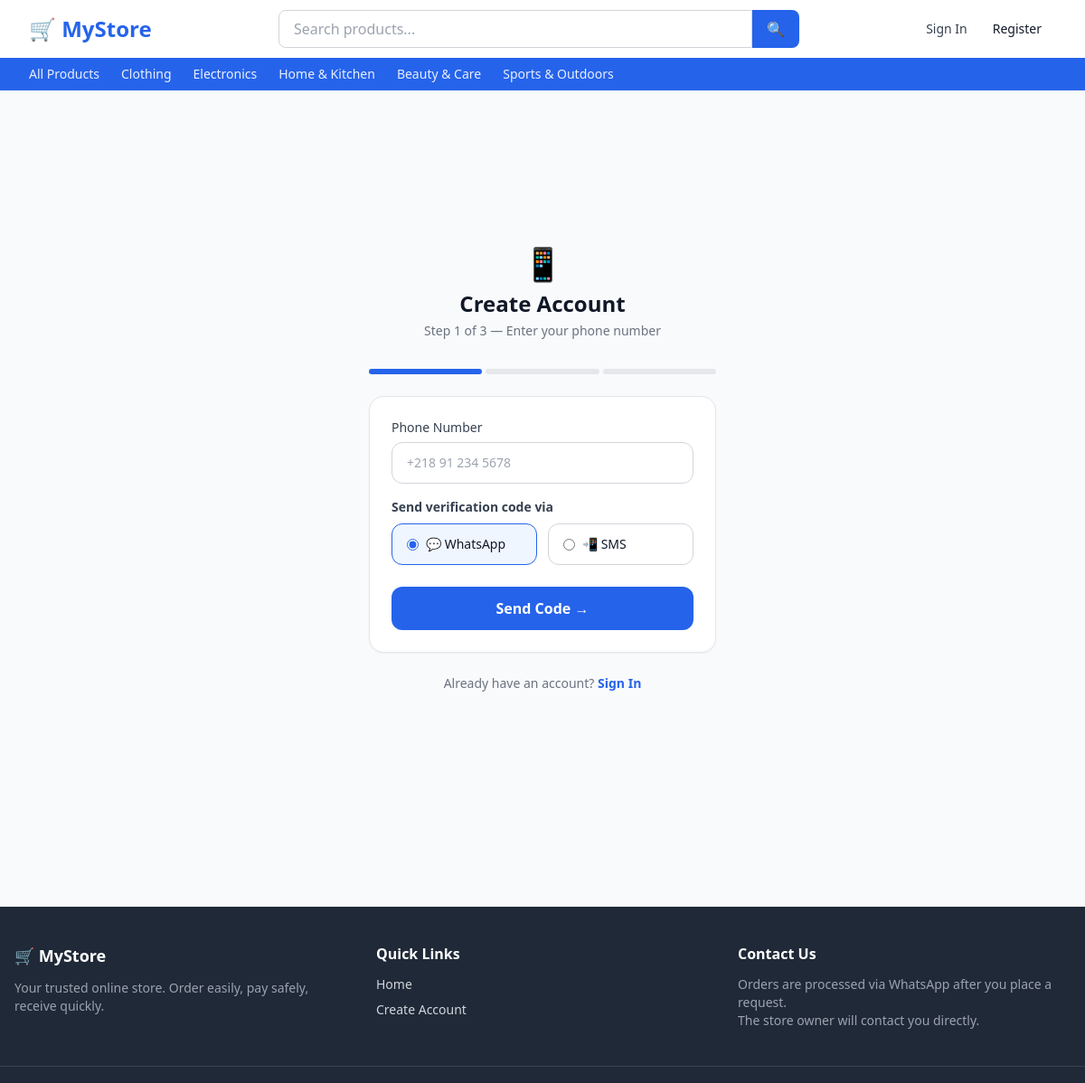
Page /accounts/register/ on the committed database.
### catalog/models.py (models this page shows, shortened)
class Category(models.Model):
    name = models.CharField(max_length=100)
    slug = models.SlugField(max_length=120, unique=True, blank=True)
    description = models.TextField(blank=True)
    image = models.ImageField(upload_to="categories/", blank=True, null=True)
    parent = models.ForeignKey(
        "self",
        null=True,
        blank=True,
        on_delete=models.SET_NULL,
        related_name="children",
    )
    order = models.PositiveIntegerField(default=0, help_text="Display order on homepage")
    is_active = models.BooleanField(default=True)
    created_at = models.DateTimeField(auto_now_add=True)
    class Meta:
        verbose_name = "Category"
        verbose_name_plural = "Categories"
        ordering = ["order", "name"]
    def get_absolute_url(self):
        from django.urls import reverse
        return reverse("catalog:category", kwargs={"slug": self.slug})

### accounts/views.py (the view)
# urls.py: path("register/", views.register_step1, name="register_step1"),
def register_step1(request):
    if request.user.is_authenticated:
        return redirect("/")
    if request.method == "POST":
        form = RegistrationStep1Form(request.POST)
        if form.is_valid():
            phone = form.cleaned_data["phone"]
            channel = form.cleaned_data["otp_channel"]
            otp = OTPCode.objects.create(
                phone=phone,
                purpose=OTPCode.OTP_PURPOSE_REGISTER,
                channel=channel,
            )
            send_otp(phone, otp.code, channel)
            request.session["reg_phone"] = phone
            request.session["reg_channel"] = channel
            messages.info(
                request,
                f"Verification code sent to {phone} via {channel.title()}.",
            )
            return redirect("accounts:register_step2")
    else:
        form = RegistrationStep1Form()
    return render(request, "accounts/register_step1.html", {"form": form})

### accounts/forms.py (shortened to what this page needs)
class RegistrationStep1Form(forms.Form):
    phone = forms.CharField(
        max_length=20,
        validators=[phone_validator],
        widget=forms.TextInput(attrs={
            "placeholder": "+218 91 234 5678",
            "class": "input-field",
            "autofocus": True,
        }),
        label="Phone Number",
    )
    otp_channel = forms.ChoiceField(
        choices=[("whatsapp", "WhatsApp"), ("sms", "SMS")],
        initial="whatsapp",
        widget=forms.RadioSelect(attrs={"class": "radio-field"}),
        label="Send verification via",
    )

### catalog/context_processors.py (called while the page is built)
def nav_categories(request):
    categories = Category.objects.filter(is_active=True, parent=None).order_by("order", "name")
    return {"nav_categories": categories}

### templates/accounts/register_step1.html (shortened to what this page needs)
{% extends "base.html" %}
{% block content %}
<div class="min-h-[70vh] flex items-center justify-center px-4 py-12">
  <div class="w-full max-w-sm">
    <div class="text-center mb-8">
      <p class="text-4xl mb-2">📱</p>
      <h1 class="text-2xl font-bold text-gray-900">Create Account</h1>
      <p class="text-gray-500 text-sm mt-1">Step 1 of 3 — Enter your phone number</p>
    </div>
    <div class="flex gap-1 mb-6">
      <div class="h-1.5 flex-1 rounded-full bg-primary"></div>
      <div class="h-1.5 flex-1 rounded-full bg-gray-200"></div>
      <div class="h-1.5 flex-1 rounded-full bg-gray-200"></div>
    </div>
    <div class="bg-white rounded-2xl border border-gray-200 p-6 shadow-sm">
      <form method="post" action="{% url 'accounts:register_step1' %}">
        <div class="mb-4">
          <label class="block text-sm font-medium text-gray-700 mb-1.5">Phone Number</label>
          <input type="tel" name="phone"
                 value="{{ form.phone.value|default:'' }}"
                 placeholder="+218 91 234 5678"
                 autofocus
                 class="w-full border {% if form.phone.errors %}border-red-400{% else %}border-gray-300{% endif %} rounded-xl px-4 py-3 focus:outline-none focus:ring-2 focus:ring-primary text-sm" />
        </div>
        <div class="mb-6">
          <label class="block text-sm font-semibold text-gray-700 mb-2">Send verification code via</label>
          <div class="flex gap-3">
            <label class="flex-1 flex items-center gap-2 border border-gray-300 rounded-xl px-4 py-3 cursor-pointer has-[:checked]:border-primary has-[:checked]:bg-blue-50 transition">
              <input type="radio" name="otp_channel" value="whatsapp" checked class="accent-primary" />
              <span class="text-sm font-medium">💬 WhatsApp</span>
            </label>
            <label class="flex-1 flex items-center gap-2 border border-gray-300 rounded-xl px-4 py-3 cursor-pointer has-[:checked]:border-primary has-[:checked]:bg-blue-50 transition">
              <input type="radio" name="otp_channel" value="sms" class="accent-primary" />
              <span class="text-sm font-medium">📲 SMS</span>
            </label>
          </div>
        </div>
        <button type="submit"
                class="w-full bg-primary hover:bg-blue-700 text-white font-bold py-3 rounded-xl transition-colors">
          Send Code →
        </button>
      </form>
    </div>
    <p class="text-center text-sm text-gray-500 mt-6">
      Already have an account?
      <a href="{% url 'accounts:login' %}" class="text-primary font-semibold hover:underline">Sign In</a>
    </p>
  </div>
</div>
{% endblock %}

### templates/base.html (shortened to what this page needs)
<!DOCTYPE html>
<html lang="en" dir="ltr">
<head>
  <script src="https://cdn.tailwindcss.com"></script>
</head>
<body class="bg-gray-50 text-gray-900 min-h-screen flex flex-col" hx-boost="false">
  <header class="bg-white shadow-sm sticky top-0 z-50">
    <nav class="max-w-7xl mx-auto px-4 sm:px-6 lg:px-8 h-16 flex items-center justify-between gap-4">
      <a href="{% url 'catalog:homepage' %}" class="text-2xl font-bold text-primary whitespace-nowrap">
        🛒 MyStore
      </a>
      <form method="get" action="/" class="flex-1 max-w-xl hidden sm:flex">
        <input type="text" name="q" placeholder="Search products..."
               class="w-full border border-gray-300 rounded-l-lg px-4 py-2 focus:outline-none focus:ring-2 focus:ring-primary" />
        <button type="submit" class="bg-primary text-white px-4 rounded-r-lg hover:bg-primary-dark transition">
          🔍
        </button>
      </form>
      <div class="flex items-center gap-3 shrink-0">
        {% if user.is_authenticated %}
          <a href="{% url 'orders:cart' %}" class="relative" title="Cart">
            <span class="text-2xl">🛍️</span>
            <span id="cart-count"
                  class="absolute -top-1 -right-1 bg-accent text-white text-xs font-bold rounded-full w-5 h-5 flex items-center justify-center">
              {% if user.cart.items.count %}{{ user.cart.items.count }}{% else %}0{% endif %}
            </span>
          </a>
          <div x-data="{ open: false }" class="relative">
            <button @click="open = !open" class="flex items-center gap-1 text-gray-700 hover:text-primary font-medium">
              <span class="text-sm">{{ user.get_short_name }}</span>
              <svg class="w-4 h-4" fill="none" stroke="currentColor" viewBox="0 0 24 24">
                <path stroke-linecap="round" stroke-linejoin="round" stroke-width="2" d="M19 9l-7 7-7-7" />
              </svg>
            </button>
            <div x-show="open" @click.outside="open = false" x-cloak
                 class="absolute right-0 mt-2 w-48 bg-white border border-gray-200 rounded-lg shadow-lg py-1">
              <a href="{% url 'orders:my_orders' %}" class="block px-4 py-2 text-sm hover:bg-gray-50">My Orders</a>
              <a href="{% url 'accounts:profile' %}" class="block px-4 py-2 text-sm hover:bg-gray-50">Profile</a>
              {% if user.is_staff %}
                <a href="/admin/" class="block px-4 py-2 text-sm hover:bg-gray-50 text-blue-600">Admin Panel</a>
              {% endif %}
              <hr class="my-1" />
              <form method="post" action="{% url 'accounts:logout' %}">
                {% csrf_token %}
                <button type="submit" class="w-full text-left px-4 py-2 text-sm text-red-600 hover:bg-gray-50">
                  Sign Out
                </button>
              </form>
            </div>
          </div>
        {% else %}
          <a href="{% url 'accounts:login' %}" class="text-sm font-medium text-gray-700 hover:text-primary">Sign In</a>
          <a href="{% url 'accounts:register_step1' %}" class="btn-primary text-sm py-2 px-4">Register</a>
        {% endif %}
      </div>
    </nav>
    <div class="bg-primary">
      <div class="max-w-7xl mx-auto px-4 sm:px-6 lg:px-8 flex items-center gap-6 overflow-x-auto py-2">
        <a href="{% url 'catalog:homepage' %}" class="text-white/90 hover:text-white text-sm font-medium whitespace-nowrap">
          All Products
        </a>
        {% for cat in nav_categories %}
          <a href="{{ cat.get_absolute_url }}"
             class="text-white/90 hover:text-white text-sm font-medium whitespace-nowrap">
            {{ cat.name }}
          </a>
        {% endfor %}
      </div>
    </div>
  </header>
  <main class="flex-1">
    {% block content %}{% endblock %}
  </main>
  <footer class="bg-gray-800 text-gray-300 mt-16">
    <div class="max-w-7xl mx-auto px-4 py-10 grid grid-cols-1 sm:grid-cols-3 gap-8">
      <div>
        <h3 class="text-white font-bold text-lg mb-3">🛒 MyStore</h3>
        <p class="text-sm text-gray-400">
          Your trusted online store. Order easily, pay safely, receive quickly.
        </p>
      </div>
      <div>
        <h4 class="text-white font-semibold mb-3">Quick Links</h4>
        <ul class="space-y-2 text-sm">
          <li><a href="{% url 'catalog:homepage' %}" class="hover:text-white">Home</a></li>
          {% if user.is_authenticated %}
            <li><a href="{% url 'orders:my_orders' %}" class="hover:text-white">My Orders</a></li>
            <li><a href="{% url 'accounts:profile' %}" class="hover:text-white">Profile</a></li>
          {% else %}
            <li><a href="{% url 'accounts:register_step1' %}" class="hover:text-white">Create Account</a></li>
          {% endif %}
        </ul>
      </div>
      <div>
        <h4 class="text-white font-semibold mb-3">Contact Us</h4>
        <p class="text-sm text-gray-400">
          Orders are processed via WhatsApp after you place a request.<br/>
          The store owner will contact you directly.
        </p>
      </div>
    </div>
    <div class="border-t border-gray-700 py-4 text-center text-sm text-gray-500">
    </div>
  </footer>
</body>
</html>

### templates/base.html (style rules this page uses)
.btn-primary { @apply bg-primary hover:bg-primary-dark text-white font-semibold px-6 py-2.5 rounded-lg transition-colors disabled:opacity-50; }

### rows in the picture
Category: name "Clothing"
Category: name "Electronics"
Category: name "Home & Kitchen"
Category: name "Beauty & Care"
Category: name "Sports & Outdoors"
